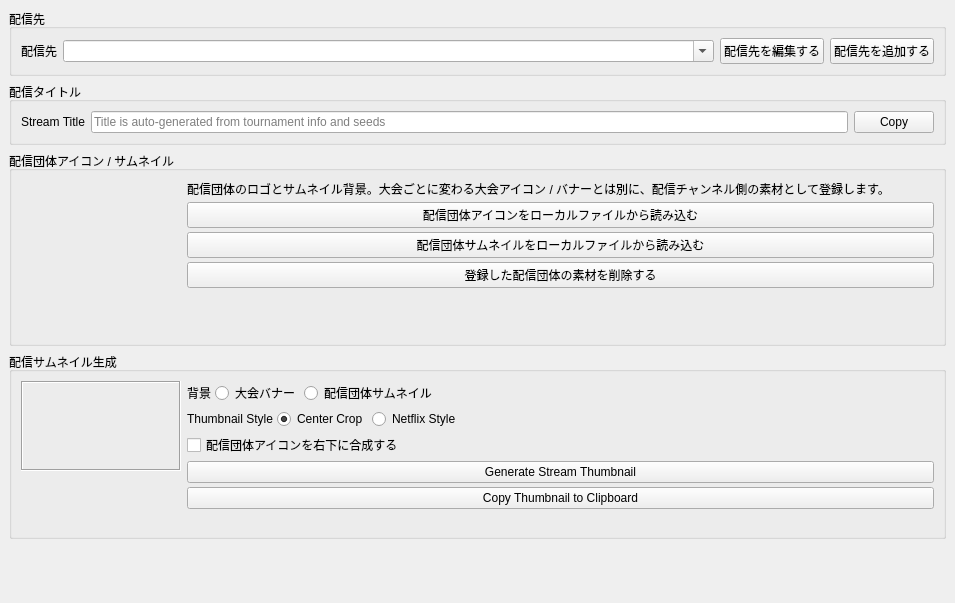
<?xml version="1.0" encoding="UTF-8"?>
<ui version="4.0">
 <class>DockWidget</class>
 <widget class="QDockWidget" name="DockWidget">
  <property name="geometry">
   <rect>
    <x>0</x>
    <y>0</y>
    <width>955</width>
    <height>603</height>
   </rect>
  </property>
  <property name="locale">
   <locale language="English" country="UnitedStates"/>
  </property>
  <property name="windowTitle">
   <string>Stream Settings</string>
  </property>
  <widget class="QWidget" name="dockWidgetContents">
   <property name="sizePolicy">
    <sizepolicy hsizetype="Preferred" vsizetype="Preferred">
     <horstretch>0</horstretch>
     <verstretch>0</verstretch>
    </sizepolicy>
   </property>
   <layout class="QVBoxLayout" name="verticalLayout">
    <item>
     <widget class="QGroupBox" name="groupBoxDestination">
      <property name="title">
       <string>配信先</string>
      </property>
      <layout class="QVBoxLayout" name="verticalLayoutDestination">
       <item>
        <layout class="QHBoxLayout" name="horizontalLayoutDestination">
         <item>
          <widget class="QLabel" name="labelStreamDestination">
           <property name="text">
            <string>配信先</string>
           </property>
          </widget>
         </item>
         <item>
          <widget class="QComboBox" name="streamUrlCombo">
           <property name="sizePolicy">
            <sizepolicy hsizetype="Expanding" vsizetype="Fixed">
             <horstretch>0</horstretch>
             <verstretch>0</verstretch>
            </sizepolicy>
           </property>
           <property name="editable">
            <bool>true</bool>
           </property>
          </widget>
         </item>
         <item>
          <widget class="QPushButton" name="btEditStreamChannel">
           <property name="sizePolicy">
            <sizepolicy hsizetype="Maximum" vsizetype="Fixed">
             <horstretch>0</horstretch>
             <verstretch>0</verstretch>
            </sizepolicy>
           </property>
           <property name="text">
            <string>配信先を編集する</string>
           </property>
          </widget>
         </item>
         <item>
          <widget class="QPushButton" name="btAddStreamChannel">
           <property name="sizePolicy">
            <sizepolicy hsizetype="Maximum" vsizetype="Fixed">
             <horstretch>0</horstretch>
             <verstretch>0</verstretch>
            </sizepolicy>
           </property>
           <property name="text">
            <string>配信先を追加する</string>
           </property>
          </widget>
         </item>
        </layout>
       </item>
      </layout>
     </widget>
    </item>
    <item>
     <widget class="QGroupBox" name="groupBoxStreamTitle">
      <property name="title">
       <string>配信タイトル</string>
      </property>
      <layout class="QVBoxLayout" name="verticalLayoutStreamTitle">
       <item>
        <layout class="QHBoxLayout" name="horizontalLayoutStreamTitle">
         <item>
          <widget class="QLabel" name="labelStreamTitle">
           <property name="text">
            <string>Stream Title</string>
           </property>
          </widget>
         </item>
         <item>
          <widget class="QLineEdit" name="streamTitleEdit">
           <property name="sizePolicy">
            <sizepolicy hsizetype="Expanding" vsizetype="Fixed">
             <horstretch>0</horstretch>
             <verstretch>0</verstretch>
            </sizepolicy>
           </property>
           <property name="placeholderText">
            <string>Title is auto-generated from tournament info and seeds</string>
           </property>
          </widget>
         </item>
         <item>
          <widget class="QPushButton" name="btCopyStreamTitle">
           <property name="sizePolicy">
            <sizepolicy hsizetype="Fixed" vsizetype="Fixed">
             <horstretch>0</horstretch>
             <verstretch>0</verstretch>
            </sizepolicy>
           </property>
           <property name="maximumSize">
            <size>
             <width>80</width>
             <height>16777215</height>
            </size>
           </property>
           <property name="text">
            <string>Copy</string>
           </property>
          </widget>
         </item>
        </layout>
       </item>
      </layout>
     </widget>
    </item>
    <item>
     <widget class="QGroupBox" name="groupBoxOrgMedia">
      <property name="title">
       <string>配信団体アイコン / サムネイル</string>
      </property>
      <layout class="QHBoxLayout" name="horizontalLayoutOrgMedia">
       <item>
        <layout class="QVBoxLayout" name="verticalLayoutOrgPreviews">
         <property name="spacing">
          <number>4</number>
         </property>
         <item>
          <widget class="QLabel" name="orgIconView">
           <property name="sizePolicy">
            <sizepolicy hsizetype="Fixed" vsizetype="Fixed">
             <horstretch>0</horstretch>
             <verstretch>0</verstretch>
            </sizepolicy>
           </property>
           <property name="minimumSize">
            <size>
             <width>60</width>
             <height>60</height>
            </size>
           </property>
           <property name="maximumSize">
            <size>
             <width>60</width>
             <height>60</height>
            </size>
           </property>
           <property name="frameShadow">
            <enum>QFrame::Sunken</enum>
           </property>
           <property name="text">
            <string/>
           </property>
           <property name="alignment">
            <set>Qt::AlignCenter</set>
           </property>
          </widget>
         </item>
         <item>
          <widget class="QLabel" name="orgThumbView">
           <property name="sizePolicy">
            <sizepolicy hsizetype="Fixed" vsizetype="Fixed">
             <horstretch>0</horstretch>
             <verstretch>0</verstretch>
            </sizepolicy>
           </property>
           <property name="minimumSize">
            <size>
             <width>160</width>
             <height>90</height>
            </size>
           </property>
           <property name="maximumSize">
            <size>
             <width>160</width>
             <height>90</height>
            </size>
           </property>
           <property name="frameShadow">
            <enum>QFrame::Sunken</enum>
           </property>
           <property name="text">
            <string/>
           </property>
           <property name="alignment">
            <set>Qt::AlignCenter</set>
           </property>
          </widget>
         </item>
         <item>
          <spacer name="verticalSpacerOrgPreviews">
           <property name="orientation">
            <enum>Qt::Vertical</enum>
           </property>
           <property name="sizeHint" stdset="0">
            <size>
             <width>20</width>
             <height>0</height>
            </size>
           </property>
          </spacer>
         </item>
        </layout>
       </item>
       <item>
        <layout class="QVBoxLayout" name="verticalLayoutOrgButtons">
         <property name="spacing">
          <number>4</number>
         </property>
         <item>
          <widget class="QLabel" name="labelOrgMediaHint">
           <property name="sizePolicy">
            <sizepolicy hsizetype="Preferred" vsizetype="Maximum">
             <horstretch>0</horstretch>
             <verstretch>0</verstretch>
            </sizepolicy>
           </property>
           <property name="text">
            <string>配信団体のロゴとサムネイル背景。大会ごとに変わる大会アイコン / バナーとは別に、配信チャンネル側の素材として登録します。</string>
           </property>
           <property name="wordWrap">
            <bool>true</bool>
           </property>
           <property name="alignment">
            <set>Qt::AlignLeading|Qt::AlignLeft|Qt::AlignTop</set>
           </property>
          </widget>
         </item>
         <item>
          <widget class="QPushButton" name="btLoadOrgIcon">
           <property name="text">
            <string>配信団体アイコンをローカルファイルから読み込む</string>
           </property>
          </widget>
         </item>
         <item>
          <widget class="QPushButton" name="btLoadOrgThumb">
           <property name="text">
            <string>配信団体サムネイルをローカルファイルから読み込む</string>
           </property>
          </widget>
         </item>
         <item>
          <widget class="QPushButton" name="btResetOrgMedia">
           <property name="text">
            <string>登録した配信団体の素材を削除する</string>
           </property>
          </widget>
         </item>
         <item>
          <spacer name="verticalSpacerOrgButtons">
           <property name="orientation">
            <enum>Qt::Vertical</enum>
           </property>
           <property name="sizeHint" stdset="0">
            <size>
             <width>20</width>
             <height>0</height>
            </size>
           </property>
          </spacer>
         </item>
        </layout>
       </item>
      </layout>
     </widget>
    </item>
    <item>
     <widget class="QGroupBox" name="groupBoxStreamThumb">
      <property name="title">
       <string>配信サムネイル生成</string>
      </property>
      <layout class="QHBoxLayout" name="horizontalLayoutStreamThumb">
       <item alignment="Qt::AlignTop">
        <widget class="QLabel" name="streamThumbPreview">
         <property name="sizePolicy">
          <sizepolicy hsizetype="Maximum" vsizetype="Maximum">
           <horstretch>0</horstretch>
           <verstretch>0</verstretch>
          </sizepolicy>
         </property>
         <property name="minimumSize">
          <size>
           <width>160</width>
           <height>90</height>
          </size>
         </property>
         <property name="maximumSize">
          <size>
           <width>160</width>
           <height>90</height>
          </size>
         </property>
         <property name="frameShape">
          <enum>QFrame::Box</enum>
         </property>
         <property name="frameShadow">
          <enum>QFrame::Sunken</enum>
         </property>
         <property name="text">
          <string/>
         </property>
         <property name="alignment">
          <set>Qt::AlignCenter</set>
         </property>
        </widget>
       </item>
       <item>
        <layout class="QVBoxLayout" name="verticalLayoutStreamThumb">
         <property name="spacing">
          <number>4</number>
         </property>
         <item>
          <layout class="QHBoxLayout" name="horizontalLayoutStreamSource">
           <item>
            <widget class="QLabel" name="labelStreamThumbSource">
             <property name="text">
              <string>背景</string>
             </property>
            </widget>
           </item>
           <item>
            <widget class="QRadioButton" name="rbStreamThumbSourceBanner">
             <property name="text">
              <string>大会バナー</string>
             </property>
             <property name="checked">
              <bool>true</bool>
             </property>
            </widget>
           </item>
           <item>
            <widget class="QRadioButton" name="rbStreamThumbSourceOrg">
             <property name="text">
              <string>配信団体サムネイル</string>
             </property>
            </widget>
           </item>
           <item>
            <spacer name="horizontalSpacerStreamSource">
             <property name="orientation">
              <enum>Qt::Horizontal</enum>
             </property>
             <property name="sizeHint" stdset="0">
              <size>
               <width>40</width>
               <height>20</height>
              </size>
             </property>
            </spacer>
           </item>
          </layout>
         </item>
         <item>
          <layout class="QHBoxLayout" name="horizontalLayoutStreamStyle">
           <item>
            <widget class="QLabel" name="labelStreamThumbStyle">
             <property name="text">
              <string>Thumbnail Style</string>
             </property>
            </widget>
           </item>
           <item>
            <widget class="QRadioButton" name="rbStreamThumbCenter">
             <property name="text">
              <string>Center Crop</string>
             </property>
             <property name="checked">
              <bool>true</bool>
             </property>
            </widget>
           </item>
           <item>
            <widget class="QRadioButton" name="rbStreamThumbNetflix">
             <property name="text">
              <string>Netflix Style</string>
             </property>
            </widget>
           </item>
           <item>
            <spacer name="horizontalSpacerStreamStyle">
             <property name="orientation">
              <enum>Qt::Horizontal</enum>
             </property>
             <property name="sizeHint" stdset="0">
              <size>
               <width>40</width>
               <height>20</height>
              </size>
             </property>
            </spacer>
           </item>
          </layout>
         </item>
         <item>
          <widget class="QCheckBox" name="cbStreamThumbOverlayOrgIcon">
           <property name="text">
            <string>配信団体アイコンを右下に合成する</string>
           </property>
          </widget>
         </item>
         <item>
          <widget class="QPushButton" name="btGenerateStreamThumbnail">
           <property name="text">
            <string>Generate Stream Thumbnail</string>
           </property>
          </widget>
         </item>
         <item>
          <widget class="QPushButton" name="btCopyStreamThumbnail">
           <property name="text">
            <string>Copy Thumbnail to Clipboard</string>
           </property>
          </widget>
         </item>
         <item>
          <widget class="QLabel" name="streamThumbPath">
           <property name="sizePolicy">
            <sizepolicy hsizetype="Preferred" vsizetype="Maximum">
             <horstretch>0</horstretch>
             <verstretch>0</verstretch>
            </sizepolicy>
           </property>
           <property name="text">
            <string/>
           </property>
           <property name="wordWrap">
            <bool>true</bool>
           </property>
           <property name="textInteractionFlags">
            <set>Qt::TextSelectableByMouse</set>
           </property>
          </widget>
         </item>
         <item>
          <spacer name="verticalSpacerStreamThumb">
           <property name="orientation">
            <enum>Qt::Vertical</enum>
           </property>
           <property name="sizeHint" stdset="0">
            <size>
             <width>20</width>
             <height>0</height>
            </size>
           </property>
          </spacer>
         </item>
        </layout>
       </item>
      </layout>
     </widget>
    </item>
    <item>
     <spacer name="verticalSpacer">
      <property name="orientation">
       <enum>Qt::Vertical</enum>
      </property>
      <property name="sizeHint" stdset="0">
       <size>
        <width>20</width>
        <height>40</height>
       </size>
      </property>
     </spacer>
    </item>
   </layout>
  </widget>
 </widget>
 <resources/>
 <connections/>
</ui>
